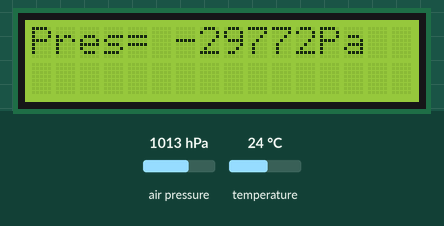
A program run on a simulated Arduino Uno, built with avr-gcc and run on an emulated ATmega328P. Shown: 16×2 character LCD. Wiring (inferred from the names in the program): character LCD (HD44780): RS pin 13; E pin 12; data pin 4, pin 5, pin 6, pin 7. The inputs (shaded band) are chosen by the test bench; at power-on: air pressure 1013 hPa, temperature 24 °C. What the program prints to the serial monitor is not drawn.

Above: at 1.3 s.
1.4 s: air pressure set to 952 hPa
At 2.8 s:
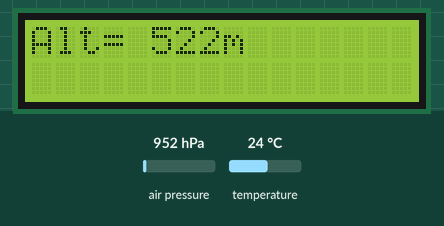
4.8 s: temperature set to 12 °C
At 6.1 s:
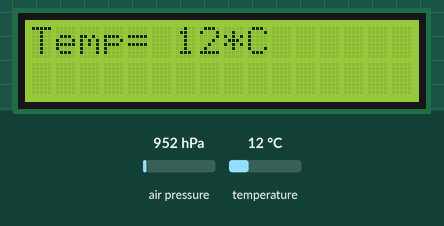
7.0 s: air pressure set to 975 hPa
At 9.0 s:
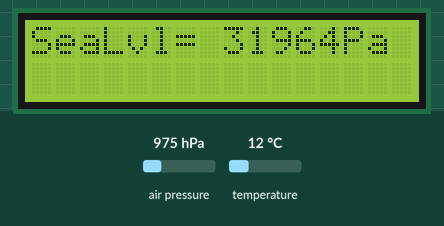
9.1 s: temperature set to 19 °C
At 11.1 s:
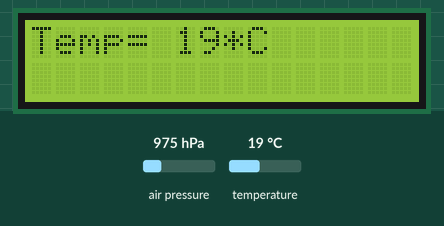
Timing chart, 0 to 12.6 s (numbered marks = the images above; inputs shaded):
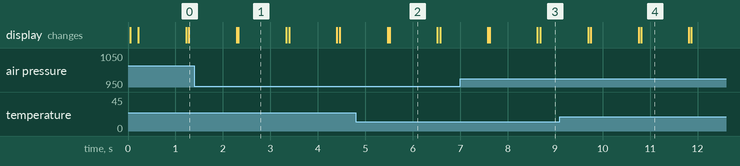

Measured:
- what the display in image 1 shows lasts 1.0 s, from 2.3 s to 3.3 s

The program:

main.cpp
```cpp
#include <Arduino.h>
#include <Adafruit_Sensor.h>
#include <DHT.h>
#include <DHT_U.h>
#include <Adafruit_BMP085.h>
#include <SPI.h>
#include "thebetterone.h"


Adafruit_BMP085 bmp;

void setup() {
  Serial.begin(9600);

  bmp.begin();


  // initialise pins
  pinMode(RS, OUTPUT);
  pinMode(EN, OUTPUT);
  pinMode(DB4, OUTPUT);
  pinMode(DB5, OUTPUT);
  pinMode(DB6, OUTPUT);
  pinMode(DB7, OUTPUT);

  // Initialise LCD
  lcdinit();

  lcd_send_string("hello world");
}

void loop() {
  /*
  int RAIN = analogRead(RN);
  Serial.println(RAIN);
  lcd_clear();
  lcd_send_int("Rain:", RAIN);
  delay(500);
  */

  Serial.print("Temperature = ");
  Serial.print(bmp.readTemperature());
  Serial.println(" *C");

  lcd_clear();
  lcd_send_int("Temp=",bmp.readTemperature());
  lcd_send_string("*C");
  delay(1000);

  Serial.print("Pressure = ");
  Serial.print(bmp.readPressure());
  Serial.println(" Pa");

  lcd_clear();
  lcd_send_int("Pres=",bmp.readPressure());
  lcd_send_string("Pa");
  delay(1000);

  // Calculate altitude assuming 'standard' barometric
  // pressure of 1013.25 millibar = 101325 Pascal
  Serial.print("Altitude = ");
  Serial.print(bmp.readAltitude());
  Serial.println(" meters");

  lcd_clear();
  lcd_send_int("Alt=",bmp.readAltitude());
  lcd_send_string("m");
  delay(1000);

  Serial.print("Pressure at sealevel (calculated) = ");
  Serial.print(bmp.readSealevelPressure());
  Serial.println(" Pa");

  lcd_clear();
  lcd_send_int("SeaLvl=",bmp.readSealevelPressure());
  lcd_send_string("Pa");
  delay(1000);

  Serial.print("Real altitude = ");
  Serial.print(bmp.readAltitude(101500));
  Serial.println(" meters");

  lcd_clear();
  lcd_send_int("Real Alt=",bmp.readAltitude(101500));
  lcd_send_string("m");
  delay(1000);

  Serial.println();
}
```

thebetterone.cpp
```cpp
#include <Arduino.h>
#include "thebetterone.h"

void etoggle(){
    // toggles e
    digitalWrite(EN, HIGH);
    delay(1);
    digitalWrite(EN, LOW);
    delay(1);
}

void send_to_lcd(unsigned char bit, int rs){
    digitalWrite(RS, rs); //rs 1 for data, rs 0 for command

    digitalWrite(DB7, ((bit >> 3) & 0x01));
    digitalWrite(DB6, ((bit >> 2) & 0x01));
    digitalWrite(DB5, ((bit >> 1) & 0x01));
    digitalWrite(DB4, ((bit >> 0) & 0x01));

    etoggle();
}

void lcd_send_cmd(unsigned char cmd){
    unsigned char bit;

    /* send upper nibble */
    bit = ((cmd >> 4) & 0x0f);
    send_to_lcd(bit, 0);
    /* send lower nibble */
    bit = ((cmd) & 0x0f);
    send_to_lcd(bit, 0);
}

void lcd_send_data(unsigned char data){
    unsigned char bit;

    /* send upper nibble */
    bit = ((data >> 4) & 0x0f);
    send_to_lcd(bit, 1);
    /* send lower nibble */
    bit = ((data) & 0x0f);
    send_to_lcd(bit, 1);
}

void lcdinit(){ //initialises all the pins

// Function set (3 pulses)
    delay(50);
    lcd_send_cmd(0x03);
    delay(5);
    lcd_send_cmd(0x03);
    delay(1);
    lcd_send_cmd(0x03);
    delay(10);

//Function set interface to 4 bit
    lcd_send_cmd(0x02);
    delay(10);

// Set number of display lines and character font
    lcd_send_cmd(0x28);    //N - Number of lines F - Font (0 = 5x8, 1 = 5x10)
    delay(1);
// Display off
    lcd_send_cmd(0x08);
    delay(1);

// Display clear
    lcd_send_cmd(0x01);
    delay(1);

// Entry mode set
    lcd_send_cmd(0x06);
    delay(1);

//Turn display on
    lcd_send_cmd(0x0C);
}

void lcd_clear(){
    lcd_send_cmd(0x01);
    delay(1);
}

void lcd_send_string(char *str) {
	while (*str) {
		lcd_send_data(*str);
        str++;
	}
}

void lcd_send_int(char *description, int num){
    char buffer[20];
    sprintf(buffer, "%s %d", description, num);
    lcd_send_string(buffer);
}
```

thebetterone.h
```cpp
#pragma once

#define RS 13  //RS Pin
#define EN 12  //EN for enable Pin
#define DB4 4  //DB04 Pin
#define DB5 5  //DB05 Pin
#define DB6 6  //DB06 Pin
#define DB7 7  //DB07 Pin

#define RN A0

void lcdinit();
void lcd_clear();
void lcd_send_string(char *str);
void lcd_send_int(char *description, int num);
```
